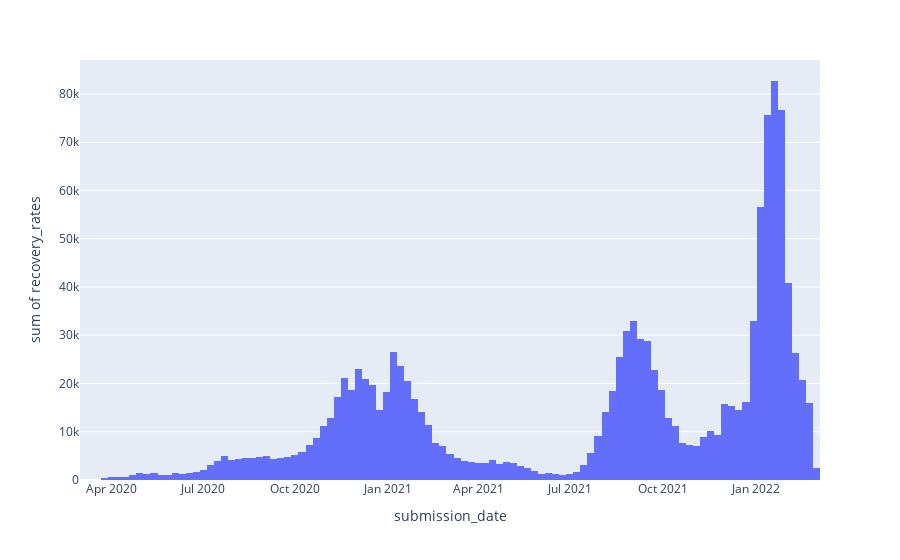

Notebook source saved alongside this figure:
### Markdown cell above
# Calculating recovery rate

### Code cell
df3['recovery_rates'] = df3['recovery_rate'].diff()
df3.tail()
px.histogram(df3, x= 'submission_date', y = 'recovery_rates', nbins=120)

### Figure 1 — Plotly figure (JSON) as saved in the notebook; plotly's stock layout.template omitted (floating-point values rounded to 4 significant figures; data arrays with more than 128 entries replaced by an {"elided": "..."} marker saying what was removed)
{"data": [{"alignmentgroup": "True", "bingroup": "x", "histfunc": "sum", "hovertemplate": "submission_date=%{x}<br>sum of recovery_rates=%{y}<extra></extra>", "legendgroup": "", "marker": {"color": "#636efa", "pattern": {"shape": ""}}, "name": "", "nbinsx": 120, "offsetgroup": "", "orientation": "v", "showlegend": false, "type": "histogram", "x": {"elided": "769 str values"}, "xaxis": "x", "y": {"elided": "769 int values"}, "yaxis": "y"}], "layout": {"barmode": "relative", "legend": {"tracegroupgap": 0}, "margin": {"t": 60}, "xaxis": {"anchor": "y", "domain": [0, 1], "title": {"text": "submission_date"}}, "yaxis": {"anchor": "x", "domain": [0, 1], "title": {"text": "sum of recovery_rates"}}}}
